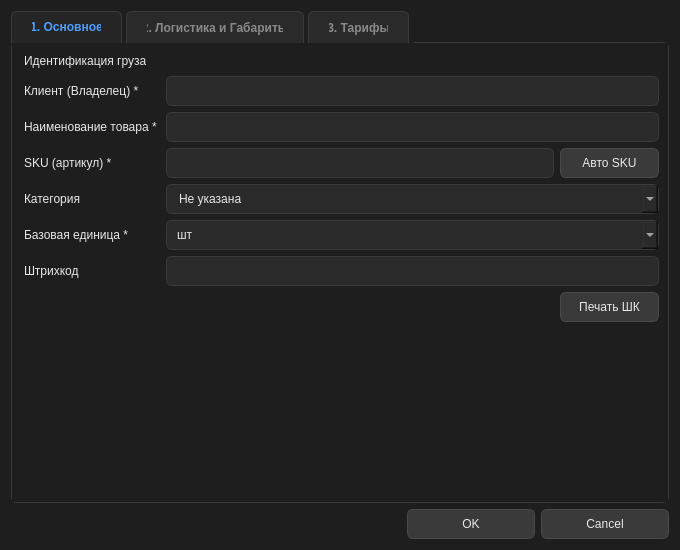
<?xml version="1.0" encoding="UTF-8"?>
<ui version="4.0">
 <class>add_new_product_form</class>
 <widget class="QDialog" name="add_new_product_form">
  <property name="geometry">
   <rect>
    <x>0</x>
    <y>0</y>
    <width>680</width>
    <height>550</height>
   </rect>
  </property>
  <property name="windowTitle">
   <string>Добавить товар на ответственное хранение</string>
  </property>
  <property name="styleSheet">
   <string notr="true">/* ===== БАЗА ===== */
QWidget {
    font: 10pt &quot;Segoe UI&quot;;
    color: #e8e8e8;
    background: #1e1e1e;
}
QDialog { background: #1e1e1e; }

/* ===== ВКЛАДКИ ===== */
QTabWidget::pane {
    border: 1px solid #3a3a3a;
    border-radius: 6px;
    background: #252525;
    top: -1px;
}
QTabBar::tab {
    background: #2a2a2a;
    color: #8a8a8a;
    border: 1px solid #3a3a3a;
    border-bottom: none;
    border-top-left-radius: 6px;
    border-top-right-radius: 6px;
    padding: 8px 20px;
    margin-right: 4px;
    font-weight: 600;
}
QTabBar::tab:selected {
    background: #252525;
    color: #4a9eff;
    border-bottom: 1px solid #252525;
}
QTabBar::tab:hover:!selected {
    background: #3a3a3a;
    color: #e8e8e8;
}

/* ===== ПОДПИСИ ===== */
QLabel {
    background: transparent;
    color: #e8e8e8;
    padding: 2px 0;
}
QLabel[role=&quot;section_title&quot;] {
    color: #4a9eff;
    font-weight: bold;
    font-size: 11pt;
    margin-top: 10px;
    margin-bottom: 5px;
}
QLabel[role=&quot;hint&quot;] {
    color: #8a8a8a;
    font-style: italic;
    font-size: 9pt;
}

/* ===== ПОЛЯ ВВОДА ===== */
QLineEdit, QComboBox {
    background: #2a2a2a;
    color: #e8e8e8;
    border: 1px solid #3a3a3a;
    border-radius: 6px;
    padding: 6px 10px;
    selection-background-color: #4a9eff;
    selection-color: #ffffff;
}
QLineEdit:hover, QComboBox:hover { border-color: #4a4a4a; }
QLineEdit:focus, QComboBox:focus { border-color: #4a9eff; background: #252525; }

/* ===== КНОПКИ ===== */
QPushButton {
    background: #3a3a3a;
    color: #e8e8e8;
    border: 1px solid #4a4a4a;
    border-radius: 6px;
    padding: 7px 18px;
    font: 600 10pt &quot;Segoe UI&quot;;
}
QPushButton:hover { background: #454545; border-color: #5a5a5a; }
QPushButton:pressed { background: #2a2a2a; }
QPushButton[role=&quot;accent&quot;] { background: #4a9eff; color: #ffffff; border: none; }
QPushButton[role=&quot;accent&quot;]:hover { background: #5aaeff; }
QPushButton[role=&quot;accent&quot;]:pressed { background: #3a8eef; }

/* ===== DIALOGBUTTONBOX ===== */
QDialogButtonBox QPushButton { min-width: 90px; }
</string>
  </property>
  <layout class="QVBoxLayout" name="verticalLayoutMain">
   <item>
    <widget class="QTabWidget" name="tabWidget">
     <property name="currentIndex">
      <number>0</number>
     </property>
     <widget class="QWidget" name="tab_main">
      <attribute name="title">
       <string>1. Основное</string>
      </attribute>
      <layout class="QGridLayout" name="gridLayout_main">
       <item row="0" column="0" colspan="3">
        <widget class="QLabel" name="label_title_main">
         <property name="text">
          <string>Идентификация груза</string>
         </property>
         <property name="role" stdset="0">
          <string>section_title</string>
         </property>
        </widget>
       </item>
       <item row="1" column="0">
        <widget class="QLabel" name="label_client">
         <property name="text">
          <string>Клиент (Владелец) *</string>
         </property>
        </widget>
       </item>
       <item row="1" column="1" colspan="2">
        <widget class="QLineEdit" name="lineEdit_client">
         <property name="placeholderText">
          <string/>
         </property>
        </widget>
       </item>
       <item row="2" column="0">
        <widget class="QLabel" name="label_name">
         <property name="text">
          <string>Наименование товара *</string>
         </property>
        </widget>
       </item>
       <item row="2" column="1" colspan="2">
        <widget class="QLineEdit" name="lineEdit_name">
         <property name="placeholderText">
          <string/>
         </property>
        </widget>
       </item>
       <item row="3" column="0">
        <widget class="QLabel" name="label_sku">
         <property name="text">
          <string>SKU (артикул) *</string>
         </property>
        </widget>
       </item>
       <item row="3" column="1">
        <widget class="QLineEdit" name="lineEdit_sku">
         <property name="placeholderText">
          <string/>
         </property>
        </widget>
       </item>
       <item row="3" column="2">
        <widget class="QPushButton" name="btn_auto_sku">
         <property name="text">
          <string>Авто SKU</string>
         </property>
        </widget>
       </item>
       <item row="4" column="0">
        <widget class="QLabel" name="label_category">
         <property name="text">
          <string>Категория</string>
         </property>
        </widget>
       </item>
       <item row="4" column="1" colspan="2">
        <widget class="QComboBox" name="comboBox_category">
         <property name="editable">
          <bool>true</bool>
         </property>
         <item>
          <property name="text">
           <string>Не указана</string>
          </property>
         </item>
         <item>
          <property name="text">
           <string>Диски</string>
          </property>
         </item>
         <item>
          <property name="text">
           <string>Шины</string>
          </property>
         </item>
         <item>
          <property name="text">
           <string>Масла и жидкости</string>
          </property>
         </item>
         <item>
          <property name="text">
           <string>Аксессуары</string>
          </property>
         </item>
        </widget>
       </item>
       <item row="5" column="0">
        <widget class="QLabel" name="label_unit">
         <property name="text">
          <string>Базовая единица *</string>
         </property>
        </widget>
       </item>
       <item row="5" column="1" colspan="2">
        <widget class="QComboBox" name="comboBox_unit">
         <item>
          <property name="text">
           <string>шт</string>
          </property>
         </item>
         <item>
          <property name="text">
           <string>кг</string>
          </property>
         </item>
         <item>
          <property name="text">
           <string>л</string>
          </property>
         </item>
         <item>
          <property name="text">
           <string>м</string>
          </property>
         </item>
        </widget>
       </item>
       <item row="6" column="0">
        <widget class="QLabel" name="label_barcode">
         <property name="text">
          <string>Штрихкод</string>
         </property>
        </widget>
       </item>
       <item row="6" column="1" colspan="2">
        <widget class="QLineEdit" name="lineEdit_barcode">
         <property name="placeholderText">
          <string/>
         </property>
        </widget>
       </item>
       <item row="7" column="0" colspan="2">
        <widget class="QLabel" name="label_barcode_preview">
         <property name="text">
          <string/>
         </property>
        </widget>
       </item>
       <item row="7" column="2">
        <widget class="QPushButton" name="btn_print_barcode">
         <property name="text">
          <string>Печать ШК</string>
         </property>
        </widget>
       </item>
       <item row="8" column="0" colspan="3">
        <spacer name="verticalSpacer_main">
         <property name="orientation">
          <enum>Qt::Orientation::Vertical</enum>
         </property>
         <property name="sizeHint" stdset="0">
          <size>
           <width>20</width>
           <height>40</height>
          </size>
         </property>
        </spacer>
       </item>
      </layout>
     </widget>
     <widget class="QWidget" name="tab_logistics">
      <attribute name="title">
       <string>2. Логистика и Габариты</string>
      </attribute>
      <layout class="QGridLayout" name="gridLayout_logistics">
       <item row="0" column="0" colspan="3">
        <widget class="QLabel" name="label_title_logistics">
         <property name="text">
          <string>Физические параметры</string>
         </property>
         <property name="role" stdset="0">
          <string>section_title</string>
         </property>
        </widget>
       </item>
       <item row="1" column="0">
        <widget class="QLabel" name="label_weight">
         <property name="text">
          <string>Вес 1 ед., кг</string>
         </property>
        </widget>
       </item>
       <item row="1" column="1" colspan="2">
        <widget class="QLineEdit" name="lineEdit_weight">
         <property name="placeholderText">
          <string/>
         </property>
        </widget>
       </item>
       <item row="2" column="0">
        <widget class="QLabel" name="label_dims">
         <property name="text">
          <string>Габариты (Д×Ш×В), см</string>
         </property>
        </widget>
       </item>
       <item row="2" column="1" colspan="2">
        <layout class="QHBoxLayout" name="hbox_dims">
         <item>
          <widget class="QLineEdit" name="lineEdit_dim_x">
           <property name="placeholderText">
            <string>Д</string>
           </property>
          </widget>
         </item>
         <item>
          <widget class="QLineEdit" name="lineEdit_dim_y">
           <property name="placeholderText">
            <string>Ш</string>
           </property>
          </widget>
         </item>
         <item>
          <widget class="QLineEdit" name="lineEdit_dim_z">
           <property name="placeholderText">
            <string>В</string>
           </property>
          </widget>
         </item>
        </layout>
       </item>
       <item row="3" column="0">
        <widget class="QLabel" name="label_in_box">
         <property name="text">
          <string>Кол-во в упаковке</string>
         </property>
        </widget>
       </item>
       <item row="3" column="1" colspan="2">
        <widget class="QLineEdit" name="lineEdit_in_box">
         <property name="placeholderText">
          <string/>
         </property>
        </widget>
       </item>
       <item row="4" column="0" colspan="3">
        <widget class="QLabel" name="label_title_pallet">
         <property name="text">
          <string>Условия хранения</string>
         </property>
         <property name="role" stdset="0">
          <string>section_title</string>
         </property>
        </widget>
       </item>
       <item row="5" column="0">
        <widget class="QLabel" name="label_pallet_type">
         <property name="text">
          <string>Тип паллеты</string>
         </property>
        </widget>
       </item>
       <item row="5" column="1" colspan="2">
        <widget class="QComboBox" name="comboBox_pallet">
         <item>
          <property name="text">
           <string>Не указано</string>
          </property>
         </item>
         <item>
          <property name="text">
           <string>EUR-паллета (800x1200)</string>
          </property>
         </item>
         <item>
          <property name="text">
           <string>FIN-паллета (1000x1200)</string>
          </property>
         </item>
         <item>
          <property name="text">
           <string>USA-паллета (1200x1200)</string>
          </property>
         </item>
        </widget>
       </item>
       <item row="6" column="0">
        <widget class="QLabel" name="label_temp">
         <property name="text">
          <string>Температурный режим</string>
         </property>
        </widget>
       </item>
       <item row="6" column="1" colspan="2">
        <widget class="QComboBox" name="comboBox_temp">
         <item>
          <property name="text">
           <string>Обычный (+5...+25)</string>
          </property>
         </item>
         <item>
          <property name="text">
           <string>Холод (-18...0)</string>
          </property>
         </item>
         <item>
          <property name="text">
           <string>Морозилка (ниже -18)</string>
          </property>
         </item>
        </widget>
       </item>
       <item row="7" column="0" colspan="3">
        <spacer name="verticalSpacer_logistics">
         <property name="orientation">
          <enum>Qt::Orientation::Vertical</enum>
         </property>
         <property name="sizeHint" stdset="0">
          <size>
           <width>20</width>
           <height>40</height>
          </size>
         </property>
        </spacer>
       </item>
      </layout>
     </widget>
     <widget class="QWidget" name="tab_tariffs">
      <attribute name="title">
       <string>3. Тарифы</string>
      </attribute>
      <layout class="QGridLayout" name="gridLayout_tariffs">
       <item row="0" column="0" colspan="3">
        <widget class="QLabel" name="label_title_tariffs">
         <property name="text">
          <string>Коммерческие условия (3PL)</string>
         </property>
         <property name="role" stdset="0">
          <string>section_title</string>
         </property>
        </widget>
       </item>
       <item row="1" column="0">
        <widget class="QLabel" name="label_tariff_group">
         <property name="text">
          <string>Группа тарифов</string>
         </property>
        </widget>
       </item>
       <item row="1" column="1" colspan="2">
        <widget class="QComboBox" name="comboBox_tariff_group">
         <item>
          <property name="text">
           <string>Стандарт (обычный)</string>
          </property>
         </item>
         <item>
          <property name="text">
           <string>Крупногабарит (сложные)</string>
          </property>
         </item>
         <item>
          <property name="text">
           <string>Ценный груз</string>
          </property>
         </item>
        </widget>
       </item>
       <item row="2" column="0">
        <widget class="QLabel" name="label_storage_price">
         <property name="toolTip">
          <string>Сколько вы берете с клиента за хранение одной паллеты в сутки</string>
         </property>
         <property name="text">
          <string>Тариф хранения, руб/сутки *</string>
         </property>
        </widget>
       </item>
       <item row="2" column="1" colspan="2">
        <widget class="QLineEdit" name="lineEdit_storage_price">
         <property name="placeholderText">
          <string/>
         </property>
        </widget>
       </item>
       <item row="3" column="0">
        <widget class="QLabel" name="label_handling_price">
         <property name="toolTip">
          <string>Стоимость разгрузки/погрузки одной паллеты</string>
         </property>
         <property name="text">
          <string>Тариф погрузки, руб/паллета</string>
         </property>
        </widget>
       </item>
       <item row="3" column="1" colspan="2">
        <widget class="QLineEdit" name="lineEdit_handling_price">
         <property name="placeholderText">
          <string/>
         </property>
        </widget>
       </item>
       <item row="4" column="0" colspan="3">
        <widget class="QLabel" name="label_title_flags">
         <property name="text">
          <string>Особенности учёта</string>
         </property>
         <property name="role" stdset="0">
          <string>section_title</string>
         </property>
        </widget>
       </item>
       <item row="5" column="0" colspan="3">
        <layout class="QHBoxLayout" name="hbox_flags">
         <item>
          <widget class="QCheckBox" name="checkBox_serial">
           <property name="text">
            <string>Серийный учёт</string>
           </property>
          </widget>
         </item>
         <item>
          <widget class="QCheckBox" name="checkBox_batch">
           <property name="text">
            <string>Партионный учёт</string>
           </property>
          </widget>
         </item>
         <item>
          <widget class="QCheckBox" name="checkBox_fragile">
           <property name="text">
            <string>Хрупкий груз</string>
           </property>
          </widget>
         </item>
        </layout>
       </item>
       <item row="6" column="0" colspan="3">
        <widget class="QLabel" name="label_hint_tariff">
         <property name="text">
          <string>Примечание: Тарифы могут быть изменены вручную в договоре. Эти значения используются для автоматического выставления счетов.</string>
         </property>
         <property name="wordWrap">
          <bool>true</bool>
         </property>
         <property name="role" stdset="0">
          <string>hint</string>
         </property>
        </widget>
       </item>
       <item row="7" column="0" colspan="3">
        <spacer name="verticalSpacer_tariffs">
         <property name="orientation">
          <enum>Qt::Orientation::Vertical</enum>
         </property>
         <property name="sizeHint" stdset="0">
          <size>
           <width>20</width>
           <height>40</height>
          </size>
         </property>
        </spacer>
       </item>
      </layout>
     </widget>
    </widget>
   </item>
   <item>
    <widget class="QDialogButtonBox" name="buttonBox">
     <property name="orientation">
      <enum>Qt::Orientation::Horizontal</enum>
     </property>
     <property name="standardButtons">
      <set>QDialogButtonBox::StandardButton::Cancel|QDialogButtonBox::StandardButton::Ok</set>
     </property>
    </widget>
   </item>
  </layout>
 </widget>
 <resources/>
 <connections>
  <connection>
   <sender>buttonBox</sender>
   <signal>accepted()</signal>
   <receiver>add_new_product_form</receiver>
   <slot>accept()</slot>
   <hints>
    <hint type="sourcelabel">
     <x>20</x>
     <y>20</y>
    </hint>
    <hint type="destinationlabel">
     <x>20</x>
     <y>20</y>
    </hint>
   </hints>
  </connection>
  <connection>
   <sender>buttonBox</sender>
   <signal>rejected()</signal>
   <receiver>add_new_product_form</receiver>
   <slot>reject()</slot>
   <hints>
    <hint type="sourcelabel">
     <x>20</x>
     <y>20</y>
    </hint>
    <hint type="destinationlabel">
     <x>20</x>
     <y>20</y>
    </hint>
   </hints>
  </connection>
 </connections>
</ui>
